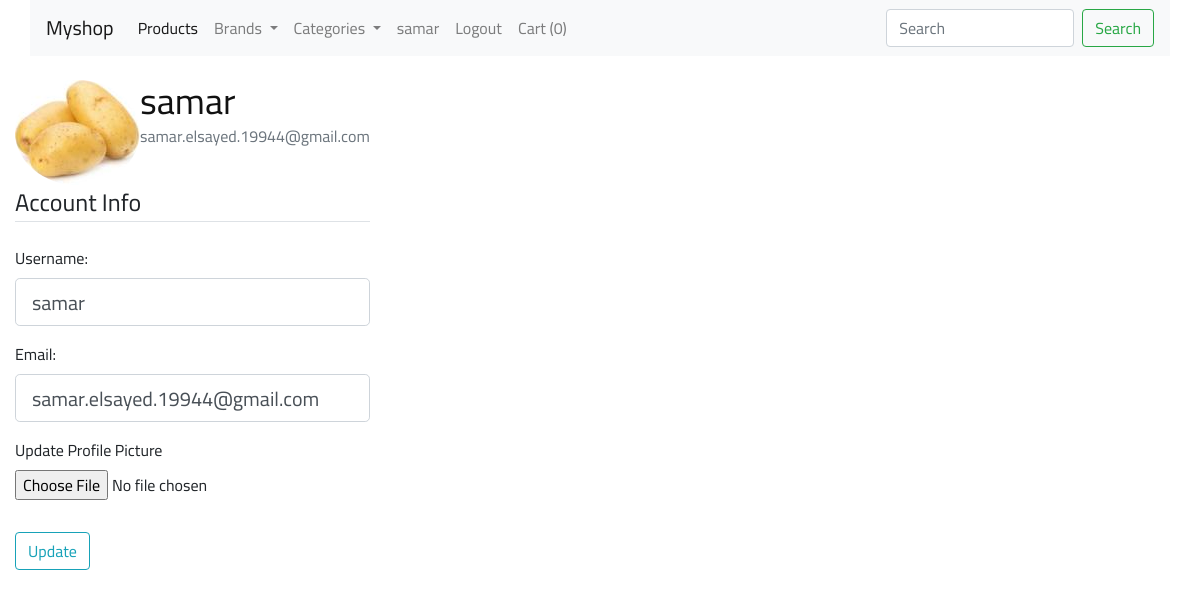
Screenshot of /account (signed in) with the database file from the repository.
### shop/customers/model.py (models this page shows, shortened)
class Register(db.Model, UserMixin):
    id = db.Column(db.Integer, primary_key= True)
    name = db.Column(db.String(50), unique= False)
    username = db.Column(db.String(50), unique= True)
    email = db.Column(db.String(50), unique= True)
    password = db.Column(db.String(200), unique= False)
    country = db.Column(db.String(50), unique= False)
    city = db.Column(db.String(50), unique= False)
    contact = db.Column(db.String(50), unique= False)
    address = db.Column(db.String(50), unique= False)
    zipcode = db.Column(db.String(50), unique= False)
    profile = db.Column(db.String(200), unique= False , default='profile.jpg')
    date_created = db.Column(db.DateTime, nullable=False, default=datetime.utcnow)

### shop/customers/routes.py (the view)
@app.route("/account", methods=['GET', 'POST'])
@login_required
def account():
    form = UpdateAccountForm()
    if form.validate_on_submit():
        if form.profile.data:
            picture_file = save_picture(form.profile.data)
            current_user.profile = picture_file
        current_user.username = form.username.data
        current_user.email = form.email.data
        db.session.commit()
        flash('Your account has been updated!', 'success')
        return redirect(url_for('account'))
    elif request.method == 'GET':
        form.username.data = current_user.username
        form.email.data = current_user.email
    image_file = url_for('static', filename='profile_pics/' + current_user.profile)
    return render_template('customer/account.html', title='Account',
                           image_file=image_file, form=form)

### shop/customers/forms.py (shortened to what this page needs)
class UpdateAccountForm(FlaskForm):
    username = StringField('Username: ', [validators.DataRequired(),validators.Length(min=2, max=20)])
    email = StringField('Email: ', [validators.Email(), validators.DataRequired()])
    profile = FileField('Update Profile Picture', validators=[FileAllowed(['jpg','png','jpeg','gif'], 'Image only please')])
    submit = SubmitField('Update')

### shop/customers/model.py (called while the page is built)
@login_manager.user_loader
def user_loader(user_id):
    return Register.query.get(user_id)

### shop/templates/customer/account.html (shortened to what this page needs)
{% extends "layout.html" %}
{% block content %}
{% include 'navbar.html' %}
<div class="container mt-4">
    <div class="row">
    <div class="content-section">
      <div class="media">
        <img class="rounded-circle account-img" src="{{url_for('static',filename='images/'+ current_user.profile)}}">
        <div class="media-body">
          <h2 class="account-heading">{{ current_user.username }}</h2>
          <p class="text-secondary">{{ current_user.email }}</p>
        </div>
      </div>
        <form method="POST" action="" enctype="multipart/form-data">
            <fieldset class="form-group">
                <legend class="border-bottom mb-4">Account Info</legend>
                <div class="form-group">
                    {{ form.username.label(class="form-control-label") }}
                    {% if form.username.errors %}
                        {{ form.username(class="form-control form-control-lg is-invalid") }}
                        <div class="invalid-feedback">
                            {% for error in form.username.errors %}
                                <span>{{ error }}</span>
                            {% endfor %}
                        </div>
                    {% else %}
                        {{ form.username(class="form-control form-control-lg") }}
                    {% endif %}
                </div>
                <div class="form-group">
                    {{ form.email.label(class="form-control-label") }}
                    {% if form.email.errors %}
                        {{ form.email(class="form-control form-control-lg is-invalid") }}
                        <div class="invalid-feedback">
                            {% for error in form.email.errors %}
                                <span>{{ error }}</span>
                            {% endfor %}
                        </div>
                    {% else %}
                        {{ form.email(class="form-control form-control-lg") }}
                    {% endif %}
                </div>
                <div class="form-group">
                    {{ form.profile.label() }}
                    {{ form.profile(class="form-control-file") }}
                </div>
            </fieldset>
            <div class="form-group">
                {{ form.submit(class="btn btn-outline-info") }}
            </div>
        </form>
    </div>
</div>
</div>
{% endblock content %}

### shop/templates/navbar.html (shortened to what this page needs)
<div class="container">
  <nav class="navbar navbar-expand-lg navbar-light bg-light">
      <a class="navbar-brand" href="/">Myshop</a>
      <div class="collapse navbar-collapse" id="navbarSupportedContent">
        <ul class="navbar-nav mr-auto">
          <li class="nav-item active">
            <a class="nav-link" href="/">Products <span class="sr-only">(current)</span></a>
          </li>
          <li class="nav-item dropdown">
            <a class="nav-link dropdown-toggle" href="#" id="navbarDropdown" role="button" data-toggle="dropdown" aria-haspopup="true" aria-expanded="false">
             Brands
            </a>
          </li>
          <li class="nav-item dropdown">
              <a class="nav-link dropdown-toggle" href="#" id="navbarDropdown" role="button" data-toggle="dropdown" aria-haspopup="true" aria-expanded="false">
               Categories
              </a>
            </li>
           {% if current_user.is_authenticated %}
           <li class="nav-item">
            <a href="{{ url_for('account') }}" class="nav-link">{{current_user.name}}</a>
          </li>
           <li class="nav-item">
             <a href="{{url_for('customer_logout')}}" class="nav-link"> Logout</a>
           </li>
          {% endif %}
            <li class="nav-item">
              <a href="{{url_for('getCart')}}" class="nav-link"> Cart ({{ session['Shoppingcart']|length }}) </a>
            </li>
        </ul>
        <form class="form-inline my-2 my-lg-0" action="">
          <input class="form-control mr-sm-2" type="search" placeholder="Search" aria-label="Search" name="q">
          <button class="btn btn-outline-success my-2 my-sm-0" type="submit">Search</button>
        </form>
      </div>
    </nav>
</div>

### shop/static/css/style.css (style rules this page uses)
html, body { height: 100%; font-family: "Cairo", sans-serif; -webkit-font-smoothing: antialiased; font-smoothing: antialiased; }
h1, h2, h3, h4, h5, h6 { margin: 0; color: #111111; font-weight: 400; font-family: "Cairo", sans-serif; }
h2 { font-size: 36px; }
p { font-size: 16px; font-family: "Cairo", sans-serif; color: #6f6f6f; font-weight: 400; line-height: 26px; margin: 0 0 15px 0; }
img { max-width: 100%; }
ul, ol { padding: 0; margin: 0; }
@media only screen and (min-width: 1200px) { .container { max-width: 1170px; } }

### rows the page displays
Register: name "samar", profile (picture), username "samar", email "samar.elsayed.19944@gmail.com"

### other values shown
{{ session['Shoppingcart']|length }} "0"
